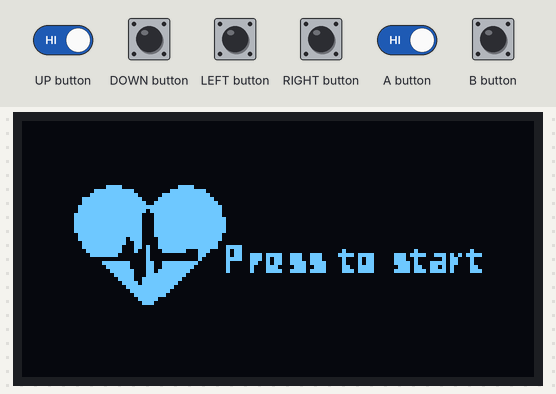
Simulated run of this sketch. Board: Arduboy, built with avr-gcc and run on an emulated ATmega32U4. Parts: 128×64 one-colour display. The test bench sets the inputs (shaded band). Random numbers use the default seed unless the sketch sets one.

Above: at 9.4 s.
9.5 s: UP button driven LOW and A button driven LOW
At 9.86 s:
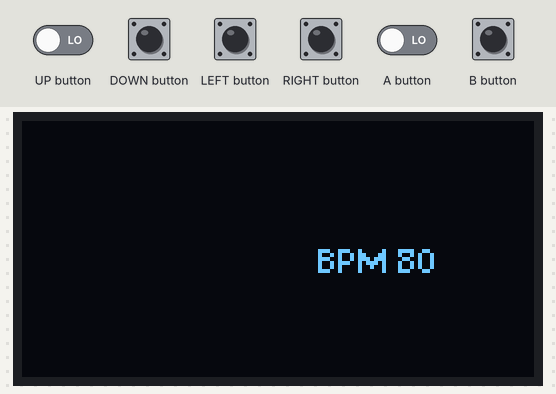
At 10.28 s:
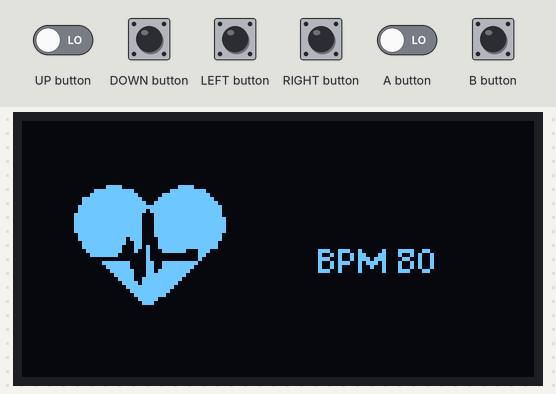
Timing chart, 0 to 12.5 s (numbered marks = the images above; inputs shaded):
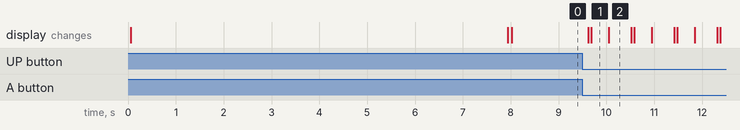

Measured:
- after the input at 9.5 s, the display: first changes after 0.12 s (image 1 shows a later state)
- what the display in image 2 shows lasts 0.5 s, from 10.0 s to 10.5 s

The sketch:

MEDBENCH.ino
```cpp
#include "bitmaps.h"
#include "Arduboy2.h"
#include "ArduboyTones.h"

Sprites sprites;
Arduboy2Base arduboy;
ArduboyTones sound(arduboy.audio.enabled);

struct frameInfo
{
    uint16_t* count;
    void (*method)(uint16_t*);

    frameInfo(uint16_t value, void (*function)(uint16_t*))
    {
        count = new uint16_t(value);
        method = function;
    }
};

uint8_t gCurrentFrame = 0;
frameInfo* gFrames = (frameInfo*)malloc(sizeof(frameInfo)*256);
void drawImage(const unsigned char* image, uint16_t* count, uint8_t x, uint8_t y, bool autoClear, uint8_t frame)
{
    if (!(arduboy.nextFrame())) return;
    if((*count)--)
    {
        sprites.drawSelfMasked(x, y, image, frame);
        arduboy.display();
    }
    else
    {
        if(autoClear) arduboy.clear();
        gCurrentFrame++;
    }
}

void nop(uint16_t* count)
{
    if((*count)--)
    {
    }
    else
    {
        gCurrentFrame++;
    }
}

void waitFrame(uint16_t* count)
{
    if (!(arduboy.nextFrame())) return;
    nop(count);
}

void randomizeVariable(uint8_t* variable, long small, long big)
{
    *variable = random(small, big);
}

void addToVariable(uint8_t* variable, uint8_t value)
{
    *variable += value;
}

void addToVariable(uint16_t* variable, uint8_t value)
{
    *variable += value;
}

#define TOTAL_FRAMES 14

void loop()
{
    if(gCurrentFrame < TOTAL_FRAMES)
    {
        arduboy.pollButtons();
        void (*frame)(uint16_t*) = (void (*)(uint16_t*))gFrames[gCurrentFrame].method;
        (*frame)(gFrames[gCurrentFrame].count);
    }
    else
    {
        delay(1000);
    }
}

//---------------------- Program Start ------------------------------//

uint8_t gCounter = 0;
uint8_t gVariable = 0;
uint16_t gAccumulator = 0;

void frame0(uint16_t* count)
{
    drawImage(Logo, count, 0, 0, true, 0);
}

void frame1(uint16_t* count)
{
    drawImage(Heart, count, 0, 0, false, 0);
    drawImage(Start, count, 50, 30, false, 0);
}

void frame2(uint16_t* count)
{
    if(arduboy.justPressed(A_BUTTON | B_BUTTON))
    {
        arduboy.clear();
        nop(count);
    }
    else
    {
        delay(200);
    }
}

void frame3(uint16_t* count)
{
    randomizeVariable(&gVariable, 0, 9);
    nop(count);
}

void frame4(uint16_t* count)
{
    addToVariable(&gAccumulator, gVariable);
    nop(count);
}

void frame5(uint16_t* count)
{
    addToVariable(&gCounter, 1);
    nop(count);
}

void frame6(uint16_t* count)
{
    const uint8_t bpmX = 94;
    const uint8_t bpmY = 32;

    drawImage(BPM, count, bpmX - 20, bpmY, false, 0);
}

void frame7(uint16_t* count)
{
    const uint8_t bpmX = 94;
    const uint8_t bpmY = 32;

    drawImage(Numbers, count, bpmX, bpmY, false, 8);
}

void frame8(uint16_t* count)
{
    const uint8_t bpmX = 94;
    const uint8_t bpmY = 32;

    drawImage(Numbers, count, bpmX + 5, bpmY, false, gVariable);
}

void frame9(uint16_t* count)
{
    drawImage(Heart, count, 0, 0, true, 0);
}

void frame10(uint16_t* count)
{
    randomizeVariable(&gVariable, 0, 9);
    nop(count);
}

void frame11(uint16_t* count)
{
    addToVariable(&gAccumulator, gVariable);
    nop(count);
}

void frame12(uint16_t* count)
{
    addToVariable(&gCounter, 1);
    nop(count);
}

void frame13(uint16_t* count)
{
    nop(count);
    if(*count != 0)
    {
        *gFrames[3].count = 0;
        *gFrames[4].count = 0;
        *gFrames[5].count = 0;
        *gFrames[6].count = 1;
        *gFrames[7].count = 1;
        *gFrames[8].count = 20;
        *gFrames[9].count = 20;
        *gFrames[10].count = 0;
        *gFrames[11].count = 0;
        *gFrames[12].count = 0;
        gCurrentFrame = 3;
    }
    else
    {
        gCurrentFrame = 14;
    }
}

void setup ()
{
    arduboy.begin();
    arduboy.setFrameRate(60);
    arduboy.initRandomSeed();

    frameInfo info0(180, &frame0);
    frameInfo info1(5, &frame1);
    frameInfo info2(0, &frame2);
    frameInfo info3(0, &frame3);
    frameInfo info4(0, &frame4);
    frameInfo info5(0, &frame5);
    frameInfo info6(1, &frame6);
    frameInfo info7(1, &frame7);
    frameInfo info8(20, &frame8);
    frameInfo info9(20, &frame9);
    frameInfo info10(0, &frame10);
    frameInfo info11(0, &frame11);
    frameInfo info12(0, &frame12);
    frameInfo info13(20, &frame13);
    gFrames[0] = info0;
    gFrames[1] = info1;
    gFrames[2] = info2;
    gFrames[3] = info3;
    gFrames[4] = info4;
    gFrames[5] = info5;
    gFrames[6] = info6;
    gFrames[7] = info7;
    gFrames[8] = info8;
    gFrames[9] = info9;
    gFrames[10] = info10;
    gFrames[11] = info11;
    gFrames[12] = info12;
    gFrames[13] = info13;
}
```

Source omitted: bitmaps.h (data table, 10921 bytes)
